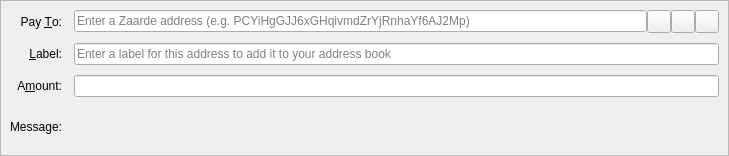
<?xml version="1.0" encoding="UTF-8"?>
<ui version="4.0">
 <class>SendCoinsEntry</class>
 <widget class="QStackedWidget" name="SendCoinsEntry">
  <property name="geometry">
   <rect>
    <x>0</x>
    <y>0</y>
    <width>729</width>
    <height>156</height>
   </rect>
  </property>
  <property name="focusPolicy">
   <enum>Qt::TabFocus</enum>
  </property>
  <property name="autoFillBackground">
   <bool>false</bool>
  </property>
  <widget class="QFrame" name="SendCoins">
   <property name="toolTip">
    <string>This is a normal payment.</string>
   </property>
   <property name="frameShape">
    <enum>QFrame::StyledPanel</enum>
   </property>
   <property name="frameShadow">
    <enum>QFrame::Sunken</enum>
   </property>
   <layout class="QGridLayout" name="gridLayout">
    <property name="horizontalSpacing">
     <number>12</number>
    </property>
    <property name="verticalSpacing">
     <number>10</number>
    </property>
    <item row="0" column="0">
     <widget class="QLabel" name="payToLabel">
      <property name="text">
       <string>Pay &amp;To:</string>
      </property>
      <property name="alignment">
       <set>Qt::AlignRight|Qt::AlignTrailing|Qt::AlignVCenter</set>
      </property>
      <property name="buddy">
       <cstring>payTo</cstring>
      </property>
     </widget>
    </item>
    <item row="0" column="1">
     <layout class="QHBoxLayout" name="payToLayout">
      <property name="spacing">
       <number>0</number>
      </property>
      <item>
       <widget class="QValidatedLineEdit" name="payTo">
        <property name="toolTip">
         <string>The Zaarde address to send the payment to</string>
        </property>
        <property name="inputMask">
         <string/>
        </property>
        <property name="placeholderText">
         <string>Enter a Zaarde address (e.g. PCYiHgGJJ6xGHqivmdZrYjRnhaYf6AJ2Mp)</string>
        </property>
       </widget>
      </item>
      <item>
       <widget class="QToolButton" name="addressBookButton">
        <property name="toolTip">
         <string>Choose previously used address</string>
        </property>
        <property name="text">
         <string/>
        </property>
        <property name="icon">
         <iconset resource="../zaarde.qrc">
          <normaloff>:/icons/address-book</normaloff>:/icons/address-book</iconset>
        </property>
        <property name="iconSize">
         <size>
          <width>16</width>
          <height>16</height>
         </size>
        </property>
        <property name="shortcut">
         <string>Alt+A</string>
        </property>
       </widget>
      </item>
      <item>
       <widget class="QToolButton" name="pasteButton">
        <property name="toolTip">
         <string>Paste address from clipboard</string>
        </property>
        <property name="text">
         <string/>
        </property>
        <property name="icon">
         <iconset resource="../zaarde.qrc">
          <normaloff>:/icons/editpaste</normaloff>:/icons/editpaste</iconset>
        </property>
        <property name="shortcut">
         <string>Alt+P</string>
        </property>
       </widget>
      </item>
      <item>
       <widget class="QToolButton" name="deleteButton">
        <property name="toolTip">
         <string>Remove this entry</string>
        </property>
        <property name="text">
         <string/>
        </property>
        <property name="icon">
         <iconset resource="../zaarde.qrc">
          <normaloff>:/icons/remove</normaloff>:/icons/remove</iconset>
        </property>
       </widget>
      </item>
     </layout>
    </item>
    <item row="1" column="0">
     <widget class="QLabel" name="labelLabel">
      <property name="text">
       <string>&amp;Label:</string>
      </property>
      <property name="alignment">
       <set>Qt::AlignRight|Qt::AlignTrailing|Qt::AlignVCenter</set>
      </property>
      <property name="buddy">
       <cstring>addAsLabel</cstring>
      </property>
     </widget>
    </item>
    <item row="1" column="1">
     <widget class="QLineEdit" name="addAsLabel">
      <property name="toolTip">
       <string>Enter a label for this address to add it to the list of used addresses</string>
      </property>
      <property name="inputMask">
       <string/>
      </property>
      <property name="placeholderText">
       <string>Enter a label for this address to add it to your address book</string>
      </property>
     </widget>
    </item>
    <item row="2" column="0">
     <widget class="QLabel" name="amountLabel">
      <property name="text">
       <string>A&amp;mount:</string>
      </property>
      <property name="alignment">
       <set>Qt::AlignRight|Qt::AlignTrailing|Qt::AlignVCenter</set>
      </property>
      <property name="buddy">
       <cstring>payAmount</cstring>
      </property>
     </widget>
    </item>
    <item row="2" column="1">
     <widget class="BitcoinAmountField" name="payAmount"/>
    </item>
    <item row="3" column="0">
     <widget class="QLabel" name="messageLabel">
      <property name="text">
       <string>Message:</string>
      </property>
      <property name="alignment">
       <set>Qt::AlignRight|Qt::AlignTrailing|Qt::AlignVCenter</set>
      </property>
     </widget>
    </item>
    <item row="3" column="1">
     <widget class="QLabel" name="messageTextLabel">
      <property name="toolTip">
       <string>A message that was attached to the Zaarde: URI which will be stored with the transaction for your reference. Note: This message will not be sent over the Zaarde network.</string>
      </property>
      <property name="textFormat">
       <enum>Qt::PlainText</enum>
      </property>
     </widget>
    </item>
   </layout>
  </widget>
  <widget class="QFrame" name="SendCoins_InsecurePaymentRequest">
   <property name="palette">
    <palette>
     <active>
      <colorrole role="WindowText">
       <brush brushstyle="SolidPattern">
        <color alpha="255">
         <red>0</red>
         <green>0</green>
         <blue>0</blue>
        </color>
       </brush>
      </colorrole>
      <colorrole role="Button">
       <brush brushstyle="SolidPattern">
        <color alpha="255">
         <red>255</red>
         <green>255</green>
         <blue>127</blue>
        </color>
       </brush>
      </colorrole>
      <colorrole role="Light">
       <brush brushstyle="SolidPattern">
        <color alpha="255">
         <red>255</red>
         <green>255</green>
         <blue>255</blue>
        </color>
       </brush>
      </colorrole>
      <colorrole role="Midlight">
       <brush brushstyle="SolidPattern">
        <color alpha="255">
         <red>255</red>
         <green>255</green>
         <blue>191</blue>
        </color>
       </brush>
      </colorrole>
      <colorrole role="Dark">
       <brush brushstyle="SolidPattern">
        <color alpha="255">
         <red>127</red>
         <green>127</green>
         <blue>63</blue>
        </color>
       </brush>
      </colorrole>
      <colorrole role="Mid">
       <brush brushstyle="SolidPattern">
        <color alpha="255">
         <red>170</red>
         <green>170</green>
         <blue>84</blue>
        </color>
       </brush>
      </colorrole>
      <colorrole role="Text">
       <brush brushstyle="SolidPattern">
        <color alpha="255">
         <red>0</red>
         <green>0</green>
         <blue>0</blue>
        </color>
       </brush>
      </colorrole>
      <colorrole role="BrightText">
       <brush brushstyle="SolidPattern">
        <color alpha="255">
         <red>255</red>
         <green>255</green>
         <blue>255</blue>
        </color>
       </brush>
      </colorrole>
      <colorrole role="ButtonText">
       <brush brushstyle="SolidPattern">
        <color alpha="255">
         <red>0</red>
         <green>0</green>
         <blue>0</blue>
        </color>
       </brush>
      </colorrole>
      <colorrole role="Base">
       <brush brushstyle="SolidPattern">
        <color alpha="255">
         <red>255</red>
         <green>255</green>
         <blue>255</blue>
        </color>
       </brush>
      </colorrole>
      <colorrole role="Window">
       <brush brushstyle="SolidPattern">
        <color alpha="255">
         <red>255</red>
         <green>255</green>
         <blue>127</blue>
        </color>
       </brush>
      </colorrole>
      <colorrole role="Shadow">
       <brush brushstyle="SolidPattern">
        <color alpha="255">
         <red>0</red>
         <green>0</green>
         <blue>0</blue>
        </color>
       </brush>
      </colorrole>
      <colorrole role="AlternateBase">
       <brush brushstyle="SolidPattern">
        <color alpha="255">
         <red>255</red>
         <green>255</green>
         <blue>191</blue>
        </color>
       </brush>
      </colorrole>
      <colorrole role="ToolTipBase">
       <brush brushstyle="SolidPattern">
        <color alpha="255">
         <red>255</red>
         <green>255</green>
         <blue>220</blue>
        </color>
       </brush>
      </colorrole>
      <colorrole role="ToolTipText">
       <brush brushstyle="SolidPattern">
        <color alpha="255">
         <red>0</red>
         <green>0</green>
         <blue>0</blue>
        </color>
       </brush>
      </colorrole>
     </active>
     <inactive>
      <colorrole role="WindowText">
       <brush brushstyle="SolidPattern">
        <color alpha="255">
         <red>0</red>
         <green>0</green>
         <blue>0</blue>
        </color>
       </brush>
      </colorrole>
      <colorrole role="Button">
       <brush brushstyle="SolidPattern">
        <color alpha="255">
         <red>255</red>
         <green>255</green>
         <blue>127</blue>
        </color>
       </brush>
      </colorrole>
      <colorrole role="Light">
       <brush brushstyle="SolidPattern">
        <color alpha="255">
         <red>255</red>
         <green>255</green>
         <blue>255</blue>
        </color>
       </brush>
      </colorrole>
      <colorrole role="Midlight">
       <brush brushstyle="SolidPattern">
        <color alpha="255">
         <red>255</red>
         <green>255</green>
         <blue>191</blue>
        </color>
       </brush>
      </colorrole>
      <colorrole role="Dark">
       <brush brushstyle="SolidPattern">
        <color alpha="255">
         <red>127</red>
         <green>127</green>
         <blue>63</blue>
        </color>
       </brush>
      </colorrole>
      <colorrole role="Mid">
       <brush brushstyle="SolidPattern">
        <color alpha="255">
         <red>170</red>
         <green>170</green>
         <blue>84</blue>
        </color>
       </brush>
      </colorrole>
      <colorrole role="Text">
       <brush brushstyle="SolidPattern">
        <color alpha="255">
         <red>0</red>
         <green>0</green>
         <blue>0</blue>
        </color>
       </brush>
      </colorrole>
      <colorrole role="BrightText">
       <brush brushstyle="SolidPattern">
        <color alpha="255">
         <red>255</red>
         <green>255</green>
         <blue>255</blue>
        </color>
       </brush>
      </colorrole>
      <colorrole role="ButtonText">
       <brush brushstyle="SolidPattern">
        <color alpha="255">
         <red>0</red>
         <green>0</green>
         <blue>0</blue>
        </color>
       </brush>
      </colorrole>
      <colorrole role="Base">
       <brush brushstyle="SolidPattern">
        <color alpha="255">
         <red>255</red>
         <green>255</green>
         <blue>255</blue>
        </color>
       </brush>
      </colorrole>
      <colorrole role="Window">
       <brush brushstyle="SolidPattern">
        <color alpha="255">
         <red>255</red>
         <green>255</green>
         <blue>127</blue>
        </color>
       </brush>
      </colorrole>
      <colorrole role="Shadow">
       <brush brushstyle="SolidPattern">
        <color alpha="255">
         <red>0</red>
         <green>0</green>
         <blue>0</blue>
        </color>
       </brush>
      </colorrole>
      <colorrole role="AlternateBase">
       <brush brushstyle="SolidPattern">
        <color alpha="255">
         <red>255</red>
         <green>255</green>
         <blue>191</blue>
        </color>
       </brush>
      </colorrole>
      <colorrole role="ToolTipBase">
       <brush brushstyle="SolidPattern">
        <color alpha="255">
         <red>255</red>
         <green>255</green>
         <blue>220</blue>
        </color>
       </brush>
      </colorrole>
      <colorrole role="ToolTipText">
       <brush brushstyle="SolidPattern">
        <color alpha="255">
         <red>0</red>
         <green>0</green>
         <blue>0</blue>
        </color>
       </brush>
      </colorrole>
     </inactive>
     <disabled>
      <colorrole role="WindowText">
       <brush brushstyle="SolidPattern">
        <color alpha="255">
         <red>127</red>
         <green>127</green>
         <blue>63</blue>
        </color>
       </brush>
      </colorrole>
      <colorrole role="Button">
       <brush brushstyle="SolidPattern">
        <color alpha="255">
         <red>255</red>
         <green>255</green>
         <blue>127</blue>
        </color>
       </brush>
      </colorrole>
      <colorrole role="Light">
       <brush brushstyle="SolidPattern">
        <color alpha="255">
         <red>255</red>
         <green>255</green>
         <blue>255</blue>
        </color>
       </brush>
      </colorrole>
      <colorrole role="Midlight">
       <brush brushstyle="SolidPattern">
        <color alpha="255">
         <red>255</red>
         <green>255</green>
         <blue>191</blue>
        </color>
       </brush>
      </colorrole>
      <colorrole role="Dark">
       <brush brushstyle="SolidPattern">
        <color alpha="255">
         <red>127</red>
         <green>127</green>
         <blue>63</blue>
        </color>
       </brush>
      </colorrole>
      <colorrole role="Mid">
       <brush brushstyle="SolidPattern">
        <color alpha="255">
         <red>170</red>
         <green>170</green>
         <blue>84</blue>
        </color>
       </brush>
      </colorrole>
      <colorrole role="Text">
       <brush brushstyle="SolidPattern">
        <color alpha="255">
         <red>127</red>
         <green>127</green>
         <blue>63</blue>
        </color>
       </brush>
      </colorrole>
      <colorrole role="BrightText">
       <brush brushstyle="SolidPattern">
        <color alpha="255">
         <red>255</red>
         <green>255</green>
         <blue>255</blue>
        </color>
       </brush>
      </colorrole>
      <colorrole role="ButtonText">
       <brush brushstyle="SolidPattern">
        <color alpha="255">
         <red>127</red>
         <green>127</green>
         <blue>63</blue>
        </color>
       </brush>
      </colorrole>
      <colorrole role="Base">
       <brush brushstyle="SolidPattern">
        <color alpha="255">
         <red>255</red>
         <green>255</green>
         <blue>127</blue>
        </color>
       </brush>
      </colorrole>
      <colorrole role="Window">
       <brush brushstyle="SolidPattern">
        <color alpha="255">
         <red>255</red>
         <green>255</green>
         <blue>127</blue>
        </color>
       </brush>
      </colorrole>
      <colorrole role="Shadow">
       <brush brushstyle="SolidPattern">
        <color alpha="255">
         <red>0</red>
         <green>0</green>
         <blue>0</blue>
        </color>
       </brush>
      </colorrole>
      <colorrole role="AlternateBase">
       <brush brushstyle="SolidPattern">
        <color alpha="255">
         <red>255</red>
         <green>255</green>
         <blue>127</blue>
        </color>
       </brush>
      </colorrole>
      <colorrole role="ToolTipBase">
       <brush brushstyle="SolidPattern">
        <color alpha="255">
         <red>255</red>
         <green>255</green>
         <blue>220</blue>
        </color>
       </brush>
      </colorrole>
      <colorrole role="ToolTipText">
       <brush brushstyle="SolidPattern">
        <color alpha="255">
         <red>0</red>
         <green>0</green>
         <blue>0</blue>
        </color>
       </brush>
      </colorrole>
     </disabled>
    </palette>
   </property>
   <property name="toolTip">
    <string>This is an unverified payment request.</string>
   </property>
   <property name="autoFillBackground">
    <bool>true</bool>
   </property>
   <property name="frameShape">
    <enum>QFrame::StyledPanel</enum>
   </property>
   <property name="frameShadow">
    <enum>QFrame::Sunken</enum>
   </property>
   <layout class="QGridLayout" name="gridLayout_is">
    <property name="spacing">
     <number>12</number>
    </property>
    <item row="0" column="0">
     <widget class="QLabel" name="payToLabel_is">
      <property name="text">
       <string>Pay To:</string>
      </property>
      <property name="alignment">
       <set>Qt::AlignRight|Qt::AlignTrailing|Qt::AlignVCenter</set>
      </property>
     </widget>
    </item>
    <item row="0" column="1">
     <layout class="QHBoxLayout" name="payToLayout_is">
      <property name="spacing">
       <number>0</number>
      </property>
      <item>
       <widget class="QLabel" name="payTo_is"/>
      </item>
      <item>
       <widget class="QToolButton" name="deleteButton_is">
        <property name="toolTip">
         <string>Remove this entry</string>
        </property>
        <property name="text">
         <string/>
        </property>
        <property name="icon">
         <iconset resource="../zaarde.qrc">
          <normaloff>:/icons/remove</normaloff>:/icons/remove</iconset>
        </property>
       </widget>
      </item>
     </layout>
    </item>
    <item row="1" column="0">
     <widget class="QLabel" name="memoLabel_is">
      <property name="text">
       <string>Memo:</string>
      </property>
      <property name="alignment">
       <set>Qt::AlignRight|Qt::AlignTrailing|Qt::AlignVCenter</set>
      </property>
     </widget>
    </item>
    <item row="1" column="1">
     <widget class="QLabel" name="memoTextLabel_is">
      <property name="textFormat">
       <enum>Qt::PlainText</enum>
      </property>
     </widget>
    </item>
    <item row="2" column="0">
     <widget class="QLabel" name="amountLabel_is">
      <property name="text">
       <string>A&amp;mount:</string>
      </property>
      <property name="alignment">
       <set>Qt::AlignRight|Qt::AlignTrailing|Qt::AlignVCenter</set>
      </property>
      <property name="buddy">
       <cstring>payAmount_is</cstring>
      </property>
     </widget>
    </item>
    <item row="2" column="1">
     <widget class="BitcoinAmountField" name="payAmount_is">
      <property name="acceptDrops">
       <bool>false</bool>
      </property>
     </widget>
    </item>
   </layout>
  </widget>
  <widget class="QFrame" name="SendCoins_SecurePaymentRequest">
   <property name="palette">
    <palette>
     <active>
      <colorrole role="WindowText">
       <brush brushstyle="SolidPattern">
        <color alpha="255">
         <red>0</red>
         <green>0</green>
         <blue>0</blue>
        </color>
       </brush>
      </colorrole>
      <colorrole role="Button">
       <brush brushstyle="SolidPattern">
        <color alpha="255">
         <red>140</red>
         <green>232</green>
         <blue>119</blue>
        </color>
       </brush>
      </colorrole>
      <colorrole role="Light">
       <brush brushstyle="SolidPattern">
        <color alpha="255">
         <red>230</red>
         <green>255</green>
         <blue>224</blue>
        </color>
       </brush>
      </colorrole>
      <colorrole role="Midlight">
       <brush brushstyle="SolidPattern">
        <color alpha="255">
         <red>185</red>
         <green>243</green>
         <blue>171</blue>
        </color>
       </brush>
      </colorrole>
      <colorrole role="Dark">
       <brush brushstyle="SolidPattern">
        <color alpha="255">
         <red>70</red>
         <green>116</green>
         <blue>59</blue>
        </color>
       </brush>
      </colorrole>
      <colorrole role="Mid">
       <brush brushstyle="SolidPattern">
        <color alpha="255">
         <red>93</red>
         <green>155</green>
         <blue>79</blue>
        </color>
       </brush>
      </colorrole>
      <colorrole role="Text">
       <brush brushstyle="SolidPattern">
        <color alpha="255">
         <red>0</red>
         <green>0</green>
         <blue>0</blue>
        </color>
       </brush>
      </colorrole>
      <colorrole role="BrightText">
       <brush brushstyle="SolidPattern">
        <color alpha="255">
         <red>155</red>
         <green>255</green>
         <blue>147</blue>
        </color>
       </brush>
      </colorrole>
      <colorrole role="ButtonText">
       <brush brushstyle="SolidPattern">
        <color alpha="255">
         <red>0</red>
         <green>0</green>
         <blue>0</blue>
        </color>
       </brush>
      </colorrole>
      <colorrole role="Base">
       <brush brushstyle="SolidPattern">
        <color alpha="255">
         <red>119</red>
         <green>255</green>
         <blue>233</blue>
        </color>
       </brush>
      </colorrole>
      <colorrole role="Window">
       <brush brushstyle="SolidPattern">
        <color alpha="255">
         <red>140</red>
         <green>232</green>
         <blue>119</blue>
        </color>
       </brush>
      </colorrole>
      <colorrole role="Shadow">
       <brush brushstyle="SolidPattern">
        <color alpha="255">
         <red>0</red>
         <green>0</green>
         <blue>0</blue>
        </color>
       </brush>
      </colorrole>
      <colorrole role="AlternateBase">
       <brush brushstyle="SolidPattern">
        <color alpha="255">
         <red>197</red>
         <green>243</green>
         <blue>187</blue>
        </color>
       </brush>
      </colorrole>
      <colorrole role="NoRole">
       <brush brushstyle="SolidPattern">
        <color alpha="255">
         <red>125</red>
         <green>194</green>
         <blue>122</blue>
        </color>
       </brush>
      </colorrole>
      <colorrole role="ToolTipBase">
       <brush brushstyle="SolidPattern">
        <color alpha="255">
         <red>255</red>
         <green>255</green>
         <blue>220</blue>
        </color>
       </brush>
      </colorrole>
      <colorrole role="ToolTipText">
       <brush brushstyle="SolidPattern">
        <color alpha="255">
         <red>0</red>
         <green>0</green>
         <blue>0</blue>
        </color>
       </brush>
      </colorrole>
     </active>
     <inactive>
      <colorrole role="WindowText">
       <brush brushstyle="SolidPattern">
        <color alpha="255">
         <red>0</red>
         <green>0</green>
         <blue>0</blue>
        </color>
       </brush>
      </colorrole>
      <colorrole role="Button">
       <brush brushstyle="SolidPattern">
        <color alpha="255">
         <red>140</red>
         <green>232</green>
         <blue>119</blue>
        </color>
       </brush>
      </colorrole>
      <colorrole role="Light">
       <brush brushstyle="SolidPattern">
        <color alpha="255">
         <red>230</red>
         <green>255</green>
         <blue>224</blue>
        </color>
       </brush>
      </colorrole>
      <colorrole role="Midlight">
       <brush brushstyle="SolidPattern">
        <color alpha="255">
         <red>185</red>
         <green>243</green>
         <blue>171</blue>
        </color>
       </brush>
      </colorrole>
      <colorrole role="Dark">
       <brush brushstyle="SolidPattern">
        <color alpha="255">
         <red>70</red>
         <green>116</green>
         <blue>59</blue>
        </color>
       </brush>
      </colorrole>
      <colorrole role="Mid">
       <brush brushstyle="SolidPattern">
        <color alpha="255">
         <red>93</red>
         <green>155</green>
         <blue>79</blue>
        </color>
       </brush>
      </colorrole>
      <colorrole role="Text">
       <brush brushstyle="SolidPattern">
        <color alpha="255">
         <red>0</red>
         <green>0</green>
         <blue>0</blue>
        </color>
       </brush>
      </colorrole>
      <colorrole role="BrightText">
       <brush brushstyle="SolidPattern">
        <color alpha="255">
         <red>155</red>
         <green>255</green>
         <blue>147</blue>
        </color>
       </brush>
      </colorrole>
      <colorrole role="ButtonText">
       <brush brushstyle="SolidPattern">
        <color alpha="255">
         <red>0</red>
         <green>0</green>
         <blue>0</blue>
        </color>
       </brush>
      </colorrole>
      <colorrole role="Base">
       <brush brushstyle="SolidPattern">
        <color alpha="255">
         <red>119</red>
         <green>255</green>
         <blue>233</blue>
        </color>
       </brush>
      </colorrole>
      <colorrole role="Window">
       <brush brushstyle="SolidPattern">
        <color alpha="255">
         <red>140</red>
         <green>232</green>
         <blue>119</blue>
        </color>
       </brush>
      </colorrole>
      <colorrole role="Shadow">
       <brush brushstyle="SolidPattern">
        <color alpha="255">
         <red>0</red>
         <green>0</green>
         <blue>0</blue>
        </color>
       </brush>
      </colorrole>
      <colorrole role="AlternateBase">
       <brush brushstyle="SolidPattern">
        <color alpha="255">
         <red>197</red>
         <green>243</green>
         <blue>187</blue>
        </color>
       </brush>
      </colorrole>
      <colorrole role="NoRole">
       <brush brushstyle="SolidPattern">
        <color alpha="255">
         <red>125</red>
         <green>194</green>
         <blue>122</blue>
        </color>
       </brush>
      </colorrole>
      <colorrole role="ToolTipBase">
       <brush brushstyle="SolidPattern">
        <color alpha="255">
         <red>255</red>
         <green>255</green>
         <blue>220</blue>
        </color>
       </brush>
      </colorrole>
      <colorrole role="ToolTipText">
       <brush brushstyle="SolidPattern">
        <color alpha="255">
         <red>0</red>
         <green>0</green>
         <blue>0</blue>
        </color>
       </brush>
      </colorrole>
     </inactive>
     <disabled>
      <colorrole role="WindowText">
       <brush brushstyle="SolidPattern">
        <color alpha="255">
         <red>70</red>
         <green>116</green>
         <blue>59</blue>
        </color>
       </brush>
      </colorrole>
      <colorrole role="Button">
       <brush brushstyle="SolidPattern">
        <color alpha="255">
         <red>140</red>
         <green>232</green>
         <blue>119</blue>
        </color>
       </brush>
      </colorrole>
      <colorrole role="Light">
       <brush brushstyle="SolidPattern">
        <color alpha="255">
         <red>230</red>
         <green>255</green>
         <blue>224</blue>
        </color>
       </brush>
      </colorrole>
      <colorrole role="Midlight">
       <brush brushstyle="SolidPattern">
        <color alpha="255">
         <red>185</red>
         <green>243</green>
         <blue>171</blue>
        </color>
       </brush>
      </colorrole>
      <colorrole role="Dark">
       <brush brushstyle="SolidPattern">
        <color alpha="255">
         <red>70</red>
         <green>116</green>
         <blue>59</blue>
        </color>
       </brush>
      </colorrole>
      <colorrole role="Mid">
       <brush brushstyle="SolidPattern">
        <color alpha="255">
         <red>93</red>
         <green>155</green>
         <blue>79</blue>
        </color>
       </brush>
      </colorrole>
      <colorrole role="Text">
       <brush brushstyle="SolidPattern">
        <color alpha="255">
         <red>70</red>
         <green>116</green>
         <blue>59</blue>
        </color>
       </brush>
      </colorrole>
      <colorrole role="BrightText">
       <brush brushstyle="SolidPattern">
        <color alpha="255">
         <red>155</red>
         <green>255</green>
         <blue>147</blue>
        </color>
       </brush>
      </colorrole>
      <colorrole role="ButtonText">
       <brush brushstyle="SolidPattern">
        <color alpha="255">
         <red>70</red>
         <green>116</green>
         <blue>59</blue>
        </color>
       </brush>
      </colorrole>
      <colorrole role="Base">
       <brush brushstyle="SolidPattern">
        <color alpha="255">
         <red>140</red>
         <green>232</green>
         <blue>119</blue>
        </color>
       </brush>
      </colorrole>
      <colorrole role="Window">
       <brush brushstyle="SolidPattern">
        <color alpha="255">
         <red>140</red>
         <green>232</green>
         <blue>119</blue>
        </color>
       </brush>
      </colorrole>
      <colorrole role="Shadow">
       <brush brushstyle="SolidPattern">
        <color alpha="255">
         <red>0</red>
         <green>0</green>
         <blue>0</blue>
        </color>
       </brush>
      </colorrole>
      <colorrole role="AlternateBase">
       <brush brushstyle="SolidPattern">
        <color alpha="255">
         <red>140</red>
         <green>232</green>
         <blue>119</blue>
        </color>
       </brush>
      </colorrole>
      <colorrole role="NoRole">
       <brush brushstyle="SolidPattern">
        <color alpha="255">
         <red>125</red>
         <green>194</green>
         <blue>122</blue>
        </color>
       </brush>
      </colorrole>
      <colorrole role="ToolTipBase">
       <brush brushstyle="SolidPattern">
        <color alpha="255">
         <red>255</red>
         <green>255</green>
         <blue>220</blue>
        </color>
       </brush>
      </colorrole>
      <colorrole role="ToolTipText">
       <brush brushstyle="SolidPattern">
        <color alpha="255">
         <red>0</red>
         <green>0</green>
         <blue>0</blue>
        </color>
       </brush>
      </colorrole>
     </disabled>
    </palette>
   </property>
   <property name="toolTip">
    <string>This is a verified payment request.</string>
   </property>
   <property name="autoFillBackground">
    <bool>true</bool>
   </property>
   <property name="frameShape">
    <enum>QFrame::StyledPanel</enum>
   </property>
   <property name="frameShadow">
    <enum>QFrame::Sunken</enum>
   </property>
   <layout class="QGridLayout" name="gridLayout_s">
    <property name="spacing">
     <number>12</number>
    </property>
    <item row="0" column="0">
     <widget class="QLabel" name="payToLabel_s">
      <property name="text">
       <string>Pay To:</string>
      </property>
      <property name="alignment">
       <set>Qt::AlignRight|Qt::AlignTrailing|Qt::AlignVCenter</set>
      </property>
     </widget>
    </item>
    <item row="0" column="1">
     <layout class="QHBoxLayout" name="payToLayout_s">
      <property name="spacing">
       <number>0</number>
      </property>
      <item>
       <widget class="QLabel" name="payTo_s">
        <property name="textFormat">
         <enum>Qt::PlainText</enum>
        </property>
       </widget>
      </item>
      <item>
       <widget class="QToolButton" name="deleteButton_s">
        <property name="toolTip">
         <string>Remove this entry</string>
        </property>
        <property name="text">
         <string/>
        </property>
        <property name="icon">
         <iconset resource="../zaarde.qrc">
          <normaloff>:/icons/remove</normaloff>:/icons/remove</iconset>
        </property>
       </widget>
      </item>
     </layout>
    </item>
    <item row="1" column="0">
     <widget class="QLabel" name="memoLabel_s">
      <property name="text">
       <string>Memo:</string>
      </property>
      <property name="alignment">
       <set>Qt::AlignRight|Qt::AlignTrailing|Qt::AlignVCenter</set>
      </property>
     </widget>
    </item>
    <item row="1" column="1">
     <widget class="QLabel" name="memoTextLabel_s">
      <property name="textFormat">
       <enum>Qt::PlainText</enum>
      </property>
     </widget>
    </item>
    <item row="2" column="0">
     <widget class="QLabel" name="amountLabel_s">
      <property name="text">
       <string>A&amp;mount:</string>
      </property>
      <property name="alignment">
       <set>Qt::AlignRight|Qt::AlignTrailing|Qt::AlignVCenter</set>
      </property>
      <property name="buddy">
       <cstring>payAmount_s</cstring>
      </property>
     </widget>
    </item>
    <item row="2" column="1">
     <widget class="BitcoinAmountField" name="payAmount_s">
      <property name="acceptDrops">
       <bool>false</bool>
      </property>
     </widget>
    </item>
   </layout>
  </widget>
 </widget>
 <customwidgets>
  <customwidget>
   <class>QValidatedLineEdit</class>
   <extends>QLineEdit</extends>
   <header>qvalidatedlineedit.h</header>
  </customwidget>
  <customwidget>
   <class>BitcoinAmountField</class>
   <extends>QLineEdit</extends>
   <header>bitcoinamountfield.h</header>
   <container>1</container>
  </customwidget>
 </customwidgets>
 <tabstops>
  <tabstop>payTo</tabstop>
  <tabstop>addressBookButton</tabstop>
  <tabstop>pasteButton</tabstop>
  <tabstop>deleteButton</tabstop>
  <tabstop>addAsLabel</tabstop>
  <tabstop>payAmount</tabstop>
  <tabstop>payAmount_is</tabstop>
  <tabstop>deleteButton_is</tabstop>
  <tabstop>payAmount_s</tabstop>
  <tabstop>deleteButton_s</tabstop>
 </tabstops>
 <resources>
  <include location="../zaarde.qrc"/>
 </resources>
 <connections/>
</ui>
